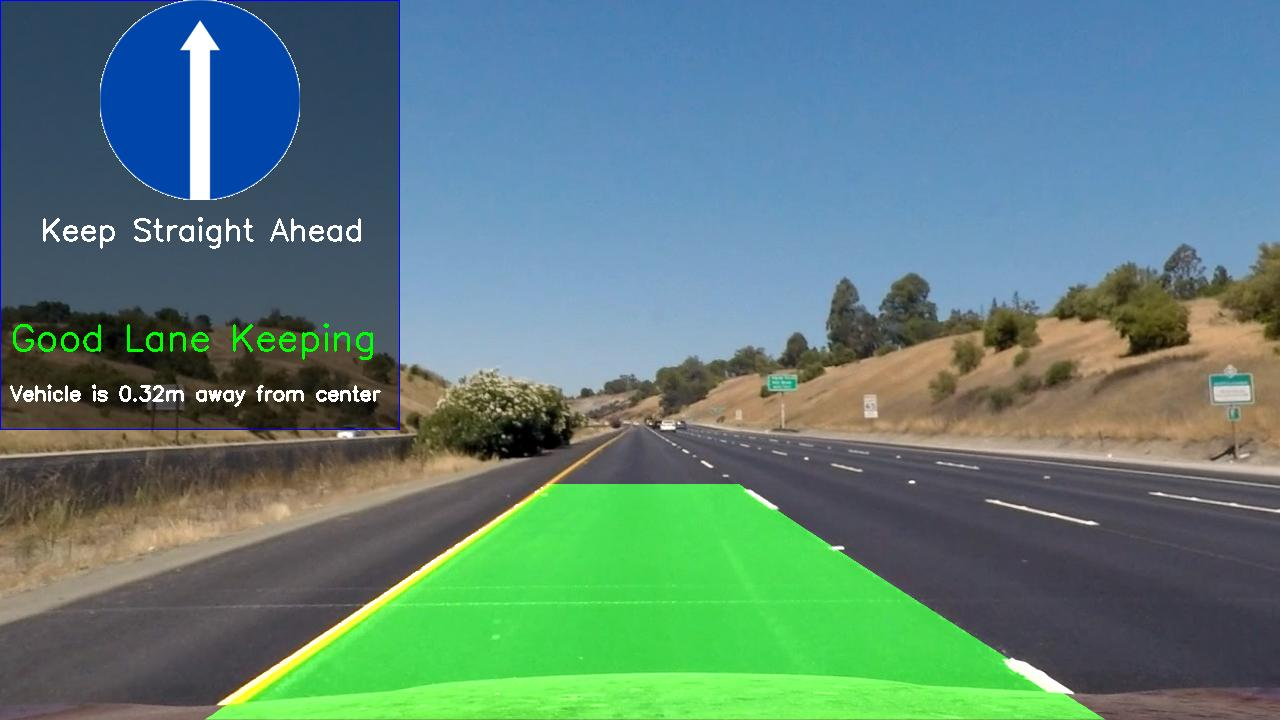
#> input picture test.jpg, 1280 x 720 px
$ python -i Thresholding.py   (imports and definitions only)   (older library calls are emulated)
#> lines starting #> are read from the running program, lines starting #| are printed output that depends on the picture
import cv2
import numpy as np
def binary_array(array, thresh, value=0):
    """
    Return a 2D binary array (mask) in which all pixels are either 0 or 1

    :param array: NumPy 2D array that we want to convert to binary values
    :param thresh: Values used for thresholding (inclusive)
    :param value: Output value when between the supplied threshold
    :return: Binary 2D array...
            number of rows x number of columns =
            number of pixels from top to bottom x number of pixels from
                left to right
    """
    if value == 0:
        # Create an array of ones with the same shape and type as
        # the input 2D array.
        binary = np.ones_like(array)

    else:
        # Creates an array of zeros with the same shape and type as
        # the input 2D array.
        binary = np.zeros_like(array)
        value = 1

    # If value == 0, make all values in binary equal to 0 if the
    # corresponding value in the input array is between the threshold
    # (inclusive). Otherwise, the value remains as 1. Therefore, the pixels
    # with the high Sobel derivative values (i.e. sharp pixel intensity
    # discontinuities) will have 0 in the corresponding cell of binary.
    binary[(array >= thresh[0]) & (array <= thresh[1])] = value

    return binary
# [10 lines left out: function blur_gaussian, not called in this run]
def mag_thresh(image, sobel_kernel=3, thresh=(0, 255)):
    """
    Implementation of Sobel edge detection

    :param image: 2D or 3D array to be blurred
    :param sobel_kernel: Size of the small matrix (i.e. kernel)
                        i.e. number of rows and columns
    :return: Binary (black and white) 2D mask image
    """
#> called with sobel_kernel = 3, thresh = (0, 255)
    # Get the magnitude of the edges that are vertically aligned on the image
    sobelx = np.absolute(sobel(image, orient='x', sobel_kernel=sobel_kernel))
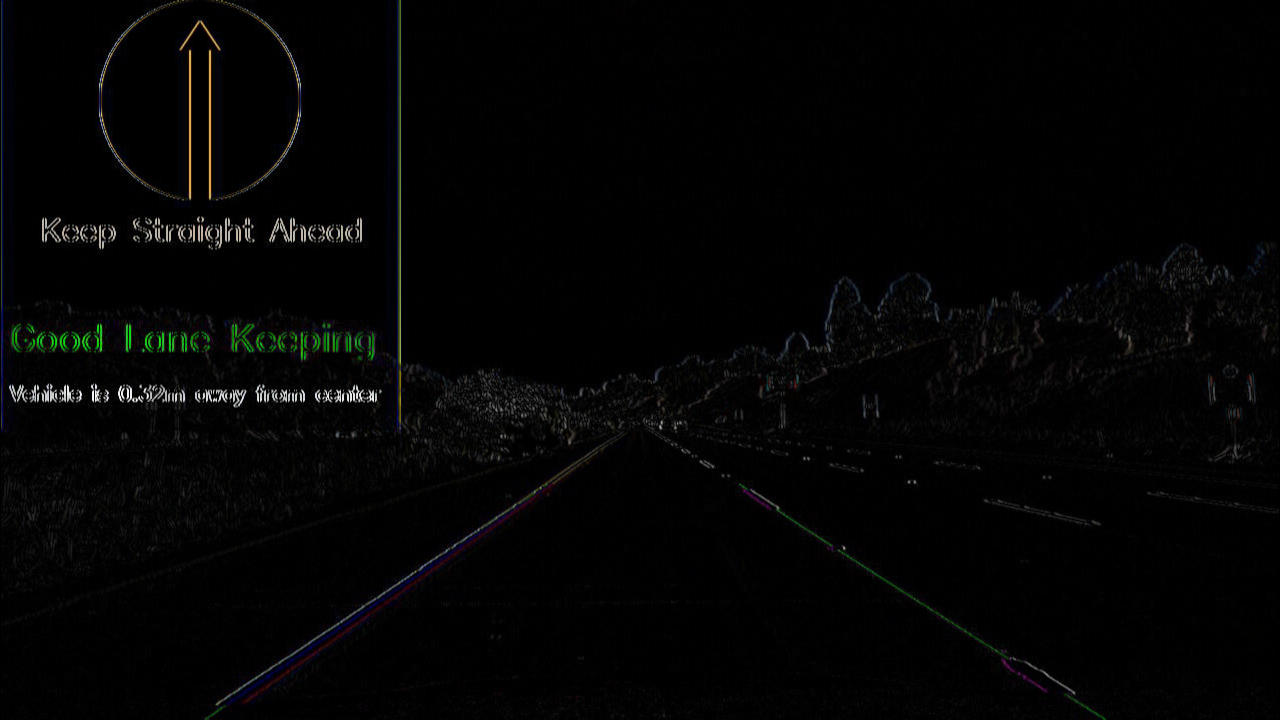
#> sobelx: shape (720, 1280, 3) float64; mean R, G, B 15.5, 16, 15.5; drawn with min black and max white

    # Get the magnitude of the edges that are horizontally aligned on the image
    sobely = np.absolute(sobel(image, orient='y', sobel_kernel=sobel_kernel))
#> call 2 of sobel, with orient = 'y', sobel_kernel = 3
#> in sobel (call 2), `sobel = cv2.Sobel(img_channel, cv2.CV_64F, 0, 1, sobel_kernel)`:
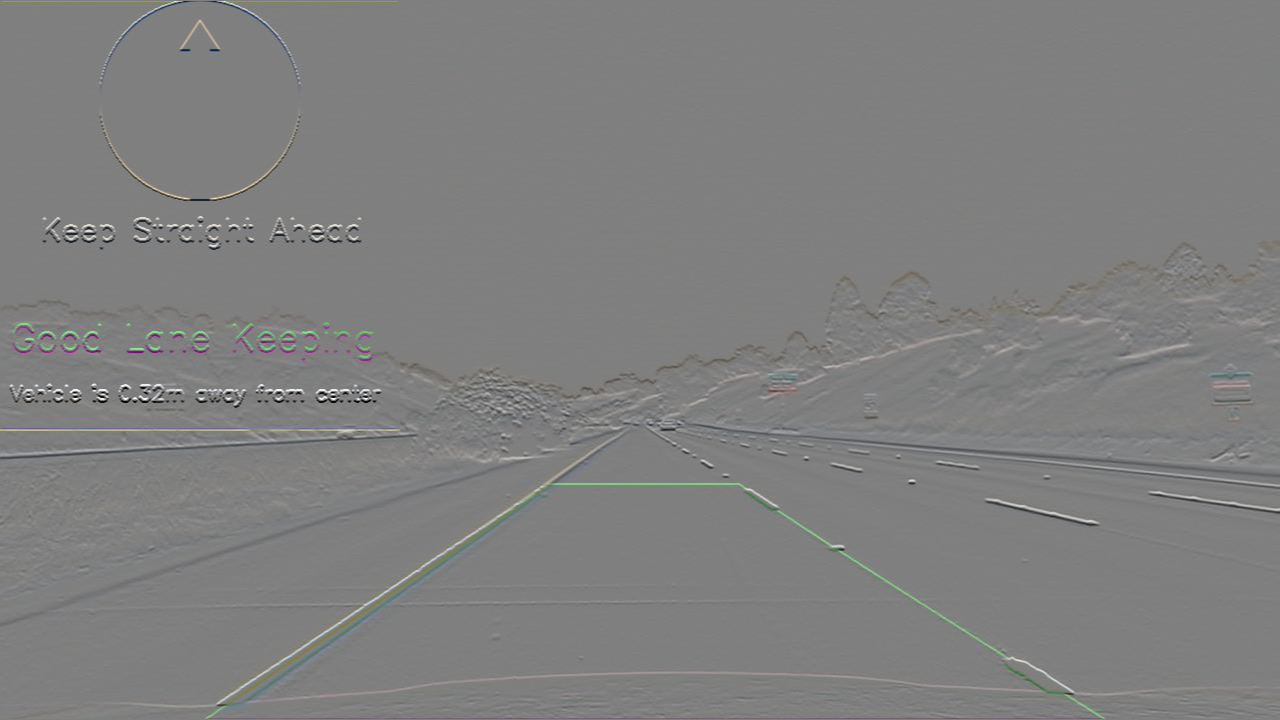
#> sobel: shape (720, 1280, 3) float64; mean R, G, B 0.6, 0.9, -1; drawn with min black and max white

    # Find areas of the image that have the strongest pixel intensity changes
    # in both the x and y directions. These have the strongest gradients and
    # represent the strongest edges in the image (i.e. potential lane lines)
    # mag is a 2D array .. number of rows x number of columns = number of pixels
    # from top to bottom x number of pixels from left to right
    mag = np.sqrt(sobelx ** 2 + sobely ** 2)
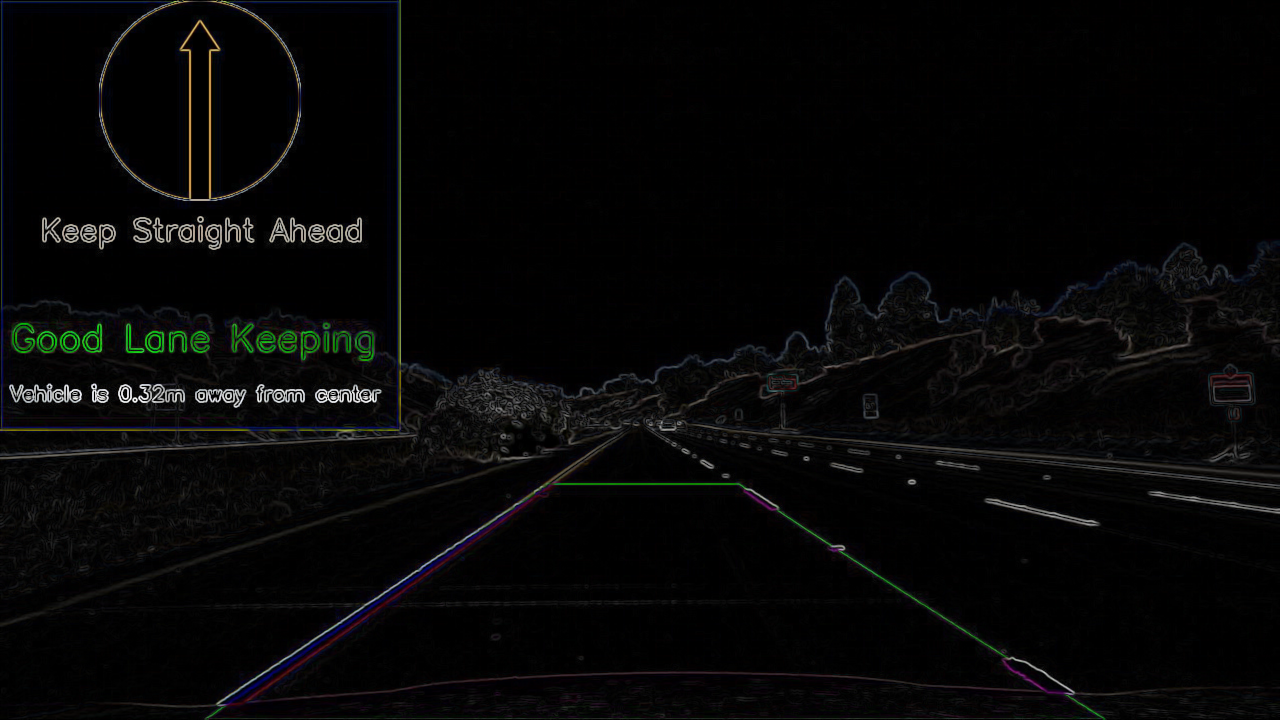
#> mag: shape (720, 1280, 3) float64; mean R, G, B 29.9, 30.3, 29.8; drawn with min black and max white

    # Return a 2D array that contains 0s and 1s
    return binary_array(mag, thresh)
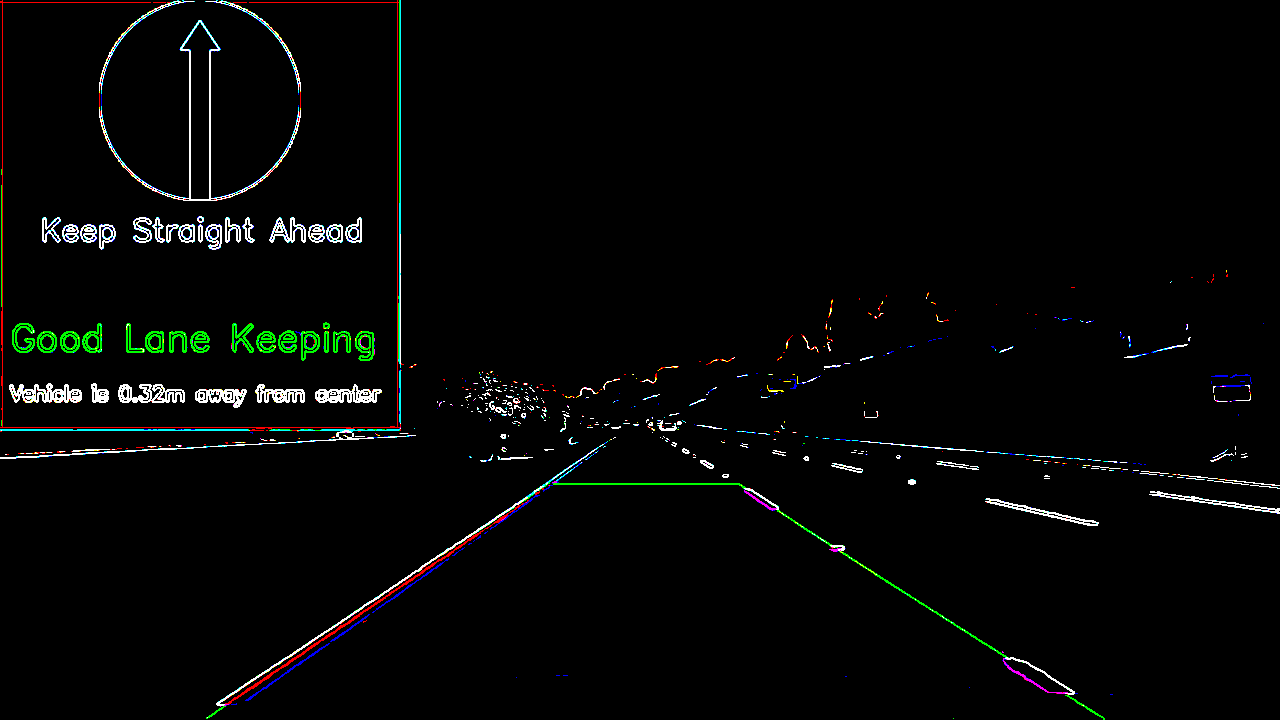
#> returned value: shape (720, 1280, 3) float64; mean of channels 0, 1, 2 0.0198, 0.0237, 0.0197; drawn as B, G, R
def sobel(img_channel, orient='x', sobel_kernel=3):
    """
    Find edges that are aligned vertically and horizontally on the image

    :param img_channel: Channel from an image
    :param orient: Across which axis of the image are we detecting edges?
    :sobel_kernel: No. of rows and columns of the kernel (i.e. 3x3 small matrix)
    :return: Image with Sobel edge detection applied
    """
    # cv2.Sobel(input image, data type, prder of the derivative x, order of the
    # derivative y, small matrix used to calculate the derivative)
    if orient == 'x':
        # Will detect differences in pixel intensities going from
            # left to right on the image (i.e. edges that are vertically aligned)
        sobel = cv2.Sobel(img_channel, cv2.CV_64F, 1, 0, sobel_kernel)
    if orient == 'y':
        # Will detect differences in pixel intensities going from
        # top to bottom on the image (i.e. edges that are horizontally aligned)
        sobel = cv2.Sobel(img_channel, cv2.CV_64F, 0, 1, sobel_kernel)

    return sobel
# [21 lines left out: functions threshold, threshold_rel, not called in this run]

def threshold_abs(img, lo, hi):
    return np.uint8((img >= lo) & (img <= hi)) * 255

class Thresholding:
    """ This class is for extracting relevant pixels in an image.
    """
    def __init__(self):
        """ Init Thresholding."""
        pass

    # [29 lines left out: function forward, not called in this run]

>>> import cv2
>>> picture = cv2.cvtColor(cv2.imread('../test.jpg'), cv2.COLOR_BGR2RGB)
>>> result = mag_thresh(picture)
